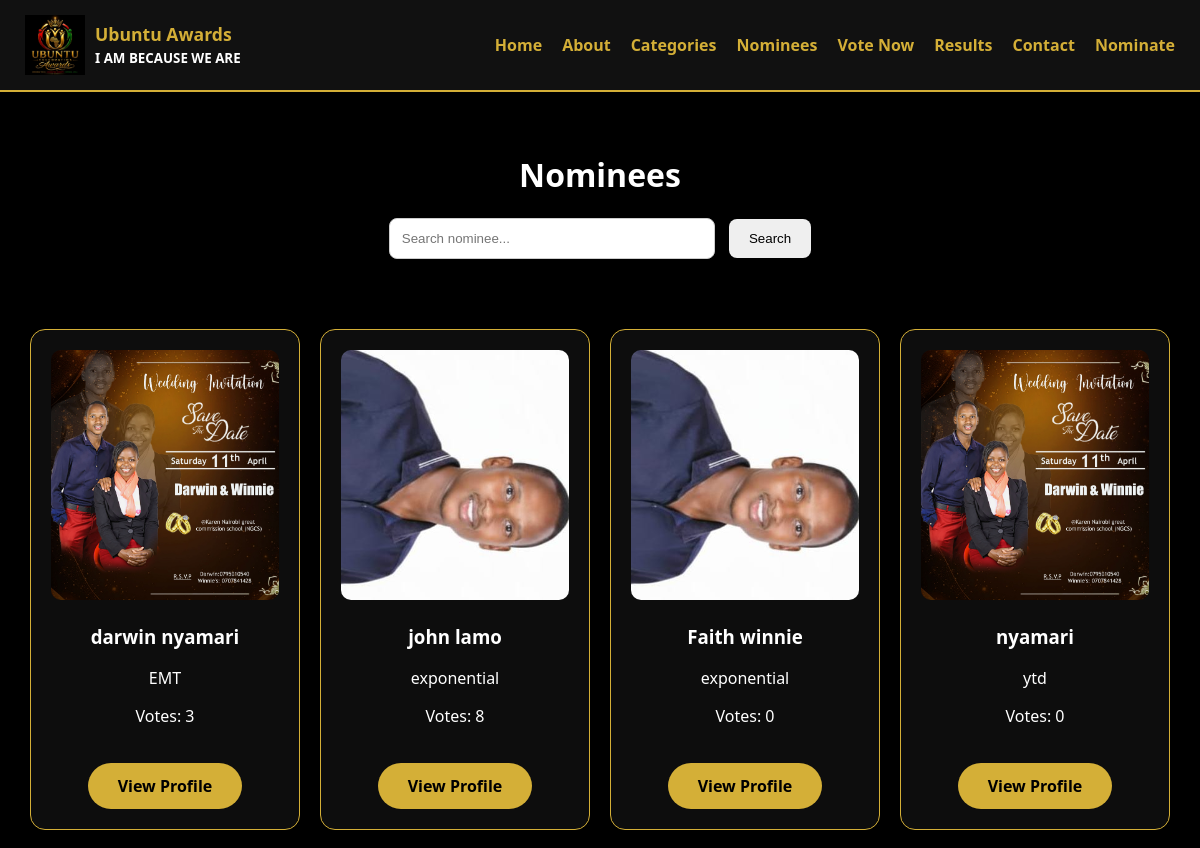
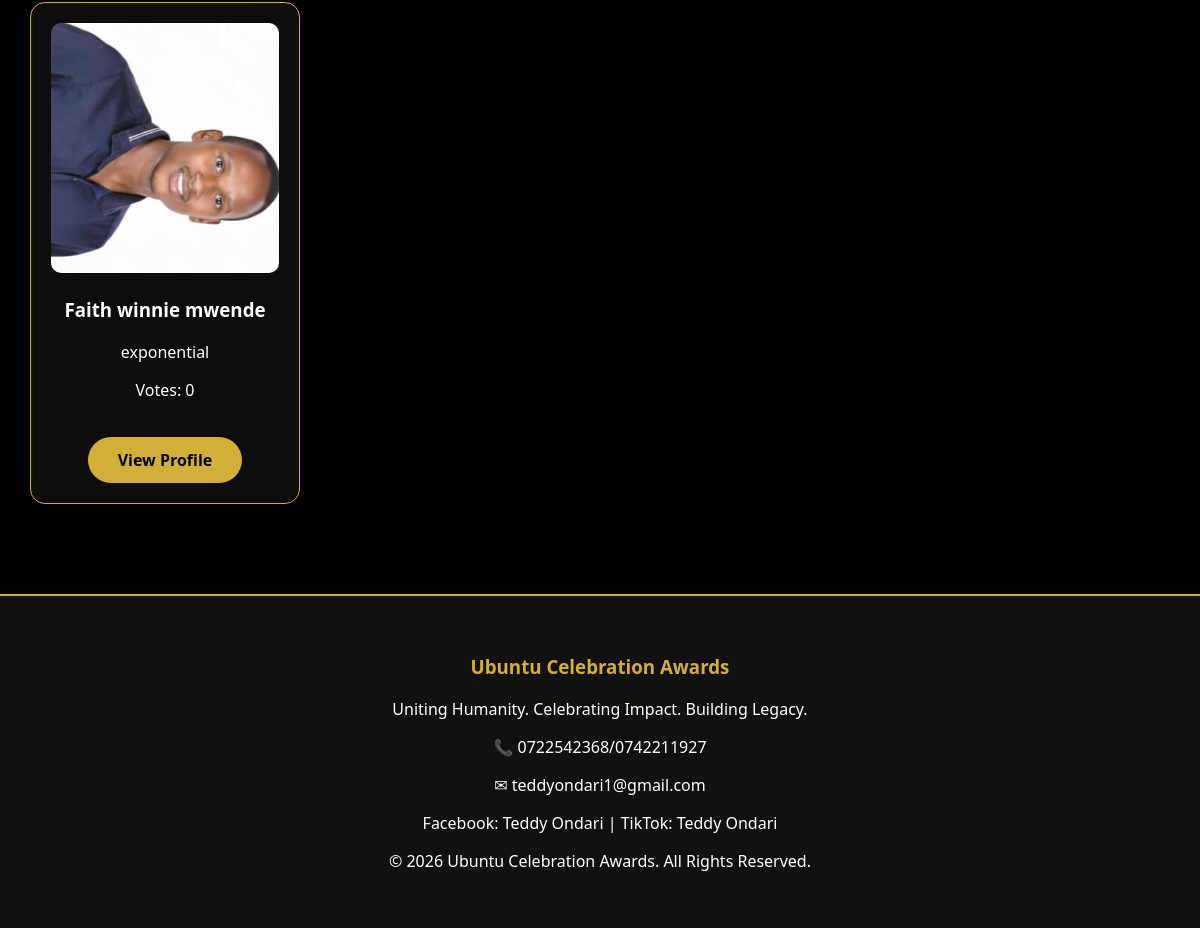
The page /nominees/ on the database its author committed (2 pictures, top to bottom).
### awards/models.py (models this page shows, shortened)
class Nominee(models.Model):
    category = models.ForeignKey(
        Category,
        on_delete=models.CASCADE,
        related_name='nominees'
    )
    full_name = models.CharField(max_length=255)
    photo = models.ImageField(
        upload_to='nominees/',
        blank=True,
        null=True
    )
    bio = models.TextField()
    organization = models.CharField(
        max_length=255,
        blank=True
    )
    votes = models.PositiveIntegerField(
        default=0
    )
    is_active = models.BooleanField(
        default=True
    )
    created_at = models.DateTimeField(
        auto_now_add=True
    )

### awards/views.py (the view)
# urls.py: path('nominees/', views.nominees, name='nominees'),
def nominees(request):
    query = request.GET.get('q')
    nominees = Nominee.objects.filter(
        is_active=True
    )
    if query:
        nominees = nominees.filter(
            full_name__icontains=query
        )
    return render(
        request,
        'awards/nominees.html',
        {
            'nominees': nominees,
            'query': query
        }
    )

### awards/templates/awards/nominees.html
{% extends 'base.html' %}
{% block content %}
<div class="search-section">
    <h1>Nominees</h1>
    <form method="GET">
        <input
            type="text"
            name="q"
            placeholder="Search nominee..."
            value="{{ query|default:'' }}"
        >
        <button type="submit">
            Search
        </button>
    </form>
</div>
<div class="nominee-grid">
    {% for nominee in nominees %}
    <div class="nominee-card">
        {% if nominee.photo %}
            <img src="{{ nominee.photo.url }}"
                 alt="{{ nominee.full_name }}">
        {% endif %}
        <h3>{{ nominee.full_name }}</h3>
        <p>{{ nominee.organization }}</p>
        <p>
            Votes: {{ nominee.votes }}
        </p>
        <a href="{% url 'nominee_detail' nominee.id %}"
           class="btn">
           View Profile
        </a>
    </div>
    {% empty %}
    <p>No nominees found.</p>
    {% endfor %}
</div>
{% endblock %}

### awards/templates/base.html (shortened to what this page needs)
{% load static %}
<!DOCTYPE html>
<html>
<head>
    <link rel="stylesheet"
          href="{% static 'css/style.css' %}">
</head>
<body>
<nav class="navbar">
    <div class="nav-logo">
        <a href="/">
            <img src="{% static 'images/logo.jpeg' %}" alt="Ubuntu Awards">
            <div class="brand-text">
                <h3>Ubuntu Awards</h3>
                <small>I AM BECAUSE WE ARE</small>
            </div>
        </a>
    </div>
<ul class="nav-links" id="nav-links">
    <li><a href="{% url 'home' %}">Home</a></li>
    <li><a href="{% url 'about' %}">About</a></li>
    <li><a href="{% url 'categories' %}">Categories</a></li>
    <li><a href="{% url 'nominees' %}">Nominees</a></li>
    <li><a href="{% url 'categories' %}">Vote Now</a></li>
    <li><a href="{% url 'results' %}">Results</a></li>
    <li><a href="{% url 'contact' %}">Contact</a></li>
    <li><a href="{% url 'nominate' %}">Nominate</a></li>
</ul>
</nav>
{% block content %}
{% endblock %}
{% include 'partials/footer.html' %}
</body>
</html>

### awards/templates/partials/footer.html
<footer class="footer">
    <h3>Ubuntu Celebration Awards</h3>
    <p>
        Uniting Humanity. Celebrating Impact. Building Legacy.
    </p>
    <p>📞 0722542368/0742211927</p>
    <p>✉ teddyondari1@gmail.com</p>
    <p>
        Facebook: Teddy Ondari |
        TikTok: Teddy Ondari
    </p>
    <p>
        © 2026 Ubuntu Celebration Awards.
        All Rights Reserved.
    </p>
</footer>

### awards/static/css/style.css (style rules this page uses)
body { margin:0; padding:0; background:#000; color:white; font-family:Segoe UI, sans-serif; }
.navbar { display:flex; justify-content:center; gap:30px; padding:20px; background:#111; }
.navbar a { color:#D4AF37; text-decoration:none; font-weight:bold; }
.btn { display:inline-block; margin-top:20px; padding:12px 30px; background:#D4AF37; color:black; text-decoration:none; border-radius:30px; font-weight:bold; }
.navbar { display:flex; justify-content:space-between; align-items:center; padding:15px 40px; background:#111; border-bottom:2px solid #D4AF37; }
.nav-logo img { height:70px; width:auto; }
.nav-links { display:flex; gap:25px; list-style:none; margin:0; padding:0; }
.nav-links a { color:#D4AF37; text-decoration:none; font-weight:600; transition:0.3s; }
.nav-logo a { display:flex; align-items:center; gap:12px; text-decoration:none; }
.brand-text h3 { color:#D4AF37; margin:0; font-size:1.1rem; }
.brand-text small { color:white; }
.navbar { display:flex; justify-content:space-between; align-items:center; padding:15px 25px; background:#111; border-bottom:2px solid #D4AF37; position:relative; }
.nav-logo a { display:flex; align-items:center; gap:10px; text-decoration:none; }
.nav-logo img { height:60px; }
.brand-text h3 { margin:0; color:#D4AF37; }
.nav-links { display:flex; gap:20px; list-style:none; }
.nav-links a { color:#D4AF37; text-decoration:none; font-weight:600; }
.nominee-grid { display:grid; grid-template-columns: repeat(auto-fit,minmax(250px,1fr)); gap:20px; padding:30px; }
.nominee-card { background:rgba(255,255,255,.05); border:1px solid #D4AF37; border-radius:15px; padding:20px; text-align:center; }
.nominee-card img { width:100%; height:250px; object-fit:cover; border-radius:10px; }
.footer { background:#111; text-align:center; padding:40px 20px; margin-top:60px; border-top:2px solid #D4AF37; }
.footer h3 { color:#D4AF37; }
.search-section { text-align:center; padding:40px 20px; }
.search-section form { margin-top:20px; }
.search-section input { width:300px; max-width:80%; padding:12px; border-radius:8px; border:1px solid #ccc; }
.search-section button { padding:12px 20px; margin-left:10px; border:none; border-radius:8px; cursor:pointer; }

### rows shown on the page
Nominee: photo (picture), full_name "darwin nyamari", organization "EMT", votes "3"
Nominee: photo (picture), full_name "john lamo", organization "exponential", votes "8"
Nominee: photo (picture), full_name "Faith winnie", organization "exponential", votes "0"
Nominee: photo (picture), full_name "nyamari", organization "ytd", votes "0"
Nominee: photo (picture), full_name "Faith winnie mwende", organization "exponential", votes "0"
